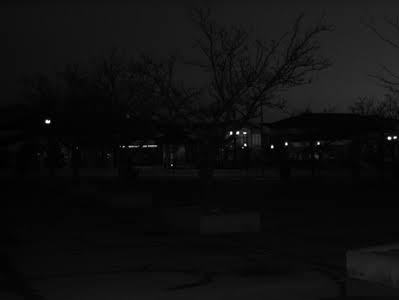
//> input picture datos/Imagen1.jpeg, 399 x 300 px, given in place of the camera
$ ./ProyectoVision   (built with g++ and OpenCV 4)
//> lines starting //> are read from the running program, lines starting //| are printed output that depends on the picture
// ============================================================================
//  ProyectoVision.cpp  -  Proyecto Integrador de Visión Artificial, PARTE I
//  (UN SOLO ARCHIVO: filtros + demo interactiva + pruebas automáticas)
//
//  Cuatro filtros vistos en clase, cada uno con versión CPU (cv::Mat) y GPU (cv::UMat):
//    1. Gaussiano            (convolución, pasa-bajos)            -> Ejemplos 6, 7, 8, 9
//    2. Sobel                (convolución, gradiente / bordes)    -> Ejemplos 6, 7, 8
//    3. Ecualización / CLAHE (histograma, canal L de CIELab)      -> Ejemplos 3, 4, 5
//    4. Morfológicos         (erosión, dilatación, apertura...)   -> Ejemplo 7
//  (El 5.º filtro, el artístico propio, se agregará combinando estos.)
//
//  COMPILAR (Linux / macOS con pkg-config):
//      g++ -O2 -std=c++17 ProyectoVision.cpp -o vision.bin $(pkg-config --cflags --libs opencv4)
//  o con CMake:  mkdir build && cd build && cmake .. && make
//
//  USO:
//      ./vision.bin                 demo con la cámara 0
//      ./vision.bin 1               demo con la cámara 1
//      ./vision.bin foto.jpg        demo con una imagen fija
//      ./vision.bin video.mp4       demo con un archivo de vídeo
//      ./vision.bin --pruebas [img] pruebas automáticas (sin ventanas)
//  Teclas en la demo:  g = alternar CPU (Mat) / GPU (UMat+OpenCL),  ESC = salir
//
//  Explicación matemática de cada filtro: docs/Explicacion_Filtros.md
//  Código generado con asistencia de IA (Claude) y adaptado; estructura de ventana y
//  parámetros basados en los ejemplos de código de las Unidades 1 y 2 del curso.
// ============================================================================
#include <algorithm>
#include <chrono>
#include <cmath>
#include <iomanip>
#include <iostream>
#include <sstream>
#include <string>
#include <vector>

#include <opencv2/core.hpp>
#include <opencv2/core/ocl.hpp>
#include <opencv2/highgui.hpp>
#include <opencv2/imgcodecs.hpp>
#include <opencv2/imgproc.hpp>
#include <opencv2/videoio.hpp>

using namespace std;
using namespace cv;

// ############################################################################
//  PARTE A - FILTROS  (misma lógica para cv::Mat y cv::UMat mediante plantillas)
//  template<class M>: M = cv::Mat -> CPU;  M = cv::UMat -> T-API (OpenCL si está activo)
//  Esta parte no usa ventanas: se puede copiar tal cual al código nativo de Android.
// ############################################################################
namespace filtros {

// --------------------------- Parámetros de cada filtro ----------------------

struct ParamsGaussiano {
    int    ksize = 5;     // lado (impar) del kernel cuadrado ksize x ksize
    double sigma = 0.0;   // desviación estándar; si es <= 0 se deriva de ksize
};

struct ParamsSobel {
    int    ksize    = 3;    // 3, 5, 7, ... (impar >= 3): tamaño del kernel de derivada
    double ganancia = 2.0;  // factor de visualización de la magnitud del gradiente
};

enum class ModoEcualizacion { GLOBAL, CLAHE };

struct ParamsEcualizacion {
    ModoEcualizacion modo      = ModoEcualizacion::CLAHE;
    double           clipLimit = 2.0;  // CLAHE: límite de recorte del histograma por bloque
    int              tiles     = 8;    // CLAHE: rejilla tiles x tiles
};

enum class OpMorfologica { EROSION, DILATACION, APERTURA, CIERRE, GRADIENTE, TOPHAT, BLACKHAT };

struct ParamsMorfologia {
    OpMorfologica op          = OpMorfologica::GRADIENTE;
    int           ksize       = 3;                 // lado (impar) del elemento estructurante
    int           forma       = cv::MORPH_ELLIPSE; // MORPH_RECT, MORPH_CROSS o MORPH_ELLIPSE
    int           iteraciones = 1;
};

// --------------------------- Utilidades de kernels (CPU) --------------------
// Son públicas para poder imprimirlas / graficarlas en el informe y justificarlas.

// Fuerza un tamaño de kernel impar y >= minimo (un kernel de convolución necesita centro).
int forzarImpar(int k, int minimo = 1);

// Sigma por defecto cuando el usuario no lo da (misma regla que documenta OpenCV).
double sigmaPorDefecto(int ksize);

// Kernel Gaussiano 2D normalizado (suma = 1), CV_32F, tamaño ksize x ksize.
cv::Mat kernelGaussiano(int ksize, double sigma);

// Kernels 2D de Sobel (derivada en x e y) normalizados, CV_32F, ksize x ksize.
void kernelsSobel(int ksize, cv::Mat& kGx, cv::Mat& kGy);

const char* nombreOperacion(OpMorfologica op);

// --------------------------- Filtros (M = cv::Mat o cv::UMat) ---------------
// Entrada: CV_8UC1 o CV_8UC3 (BGR). `dst` se reserva automáticamente.
// No usar src y dst como la misma matriz.

// 1) Suavizado Gaussiano: dst = src (*) G   (convolución con filter2D).  Salida: igual que src.
template <class M> void gaussiano(const M& src, M& dst, const ParamsGaussiano& p);

// 2) Bordes de Sobel: dst = ganancia * sqrt(Gx^2 + Gy^2).  Salida: CV_8UC1.
template <class M> void sobel(const M& src, M& dst, const ParamsSobel& p);

// 3) Ecualización de histograma (global o CLAHE) sobre la luminancia L de CIELab.
//    Si src es de 1 canal se aplica directamente.  Salida: igual que src.
template <class M> void ecualizacion(const M& src, M& dst, const ParamsEcualizacion& p);

// 4) Operación morfológica con elemento estructurante ksize x ksize.  Salida: igual que src.
template <class M> void morfologia(const M& src, M& dst, const ParamsMorfologia& p);

}  // namespace filtros

namespace filtros {


// ============================================================================
//  Utilidades de kernels
// ============================================================================

int forzarImpar(int k, int minimo) {
    k = std::max(k, minimo);
    return (k % 2 == 0) ? k + 1 : k;  // par -> siguiente impar (el kernel necesita un píxel central)
}

double sigmaPorDefecto(int ksize) {
    // Regla documentada por OpenCV (cv::getGaussianKernel): el "ancho útil" de la campana
    // crece con el tamaño del kernel para que los bordes del kernel valgan ~0.
    return 0.3 * ((ksize - 1) * 0.5 - 1.0) + 0.8;
}

// G(x,y) = exp( -(x^2 + y^2) / (2 sigma^2) ),   x,y en [-r, r],  r = ksize/2
// Se normaliza dividiendo por la suma de todos los coeficientes, de modo que
// sum(G) = 1: el filtro NO cambia el brillo medio de la imagen.
// (La constante 1/(2*pi*sigma^2) de la gaussiana continua se cancela al normalizar.)
cv::Mat kernelGaussiano(int ksize, double sigma) {
    ksize = forzarImpar(ksize);
    if (sigma <= 0.0) sigma = sigmaPorDefecto(ksize);

    const int r = ksize / 2;
    const double dosSigma2 = 2.0 * sigma * sigma;

    cv::Mat k(ksize, ksize, CV_32F);
    double suma = 0.0;
    for (int y = -r; y <= r; ++y) {
        for (int x = -r; x <= r; ++x) {
            const double v = std::exp(-(x * x + y * y) / dosSigma2);
            k.at<float>(y + r, x + r) = static_cast<float>(v);
            suma += v;
        }
    }
    k /= suma;
    return k;
}

// Sobel = derivada (en un eje) x suavizado binomial (en el otro eje).
//   Sobel 3x3 en x:   1/8 * [1 2 1]^T * [-1 0 1]
// getDerivKernels entrega las dos partes 1D; el kernel 2D es su producto exterior
// (columna * fila).  Con normalize=true el resultado es la derivada "real"
// (niveles de gris por píxel), independiente del tamaño del kernel.
void kernelsSobel(int ksize, cv::Mat& kGx, cv::Mat& kGy) {
    ksize = std::min(forzarImpar(ksize, 3), 31);  // getDerivKernels admite hasta 31

    cv::Mat kx, ky;                                     // vectores columna ksize x 1
    cv::getDerivKernels(kx, ky, 1, 0, ksize, true, CV_32F);
    kGx = ky * kx.t();                                  // suavizado vertical x derivada horizontal

    cv::getDerivKernels(kx, ky, 0, 1, ksize, true, CV_32F);
    kGy = ky * kx.t();                                  // derivada vertical x suavizado horizontal
}

const char* nombreOperacion(OpMorfologica op) {
    switch (op) {
        case OpMorfologica::EROSION:   return "Erosion";
        case OpMorfologica::DILATACION:return "Dilatacion";
        case OpMorfologica::APERTURA:  return "Apertura";
        case OpMorfologica::CIERRE:    return "Cierre";
        case OpMorfologica::GRADIENTE: return "Gradiente morf.";
        case OpMorfologica::TOPHAT:    return "Top-hat";
        case OpMorfologica::BLACKHAT:  return "Black-hat";
    }
    return "?";
}

// ============================================================================
//  1) Gaussiano
// ============================================================================
template <class M>
void gaussiano(const M& src, M& dst, const ParamsGaussiano& p) {
    CV_Assert(src.depth() == CV_8U && (src.channels() == 1 || src.channels() == 3));

    const cv::Mat kernel = kernelGaussiano(p.ksize, p.sigma);

    // filter2D calcula  dst(x,y) = sum_{i,j} K(i,j) * src(x+i, y+j)  para cada canal.
    // Con BORDER_REFLECT_101 los píxeles fuera de la imagen se reflejan (sin borde negro).
    cv::filter2D(src, dst, -1, kernel, cv::Point(-1, -1), 0.0, cv::BORDER_REFLECT_101);
}

// ============================================================================
//  2) Sobel
// ============================================================================
template <class M>
void sobel(const M& src, M& dst, const ParamsSobel& p) {
    CV_Assert(src.depth() == CV_8U && (src.channels() == 1 || src.channels() == 3));

    // El gradiente se calcula sobre la intensidad (escala de grises).
    M gris;
    if (src.channels() == 3) cv::cvtColor(src, gris, cv::COLOR_BGR2GRAY);
    else                     gris = src;

    cv::Mat kGx, kGy;
    kernelsSobel(p.ksize, kGx, kGy);

    // CV_32F para no perder el signo del gradiente (con 8U los negativos se saturarían a 0).
    M gx, gy, magnitud;
    cv::filter2D(gris, gx, CV_32F, kGx, cv::Point(-1, -1), 0.0, cv::BORDER_REFLECT_101);
    cv::filter2D(gris, gy, CV_32F, kGy, cv::Point(-1, -1), 0.0, cv::BORDER_REFLECT_101);

    // |grad I| = sqrt(Gx^2 + Gy^2): magnitud del gradiente (fuerza del borde).
    cv::magnitude(gx, gy, magnitud);

    // Escala a 8 bits con saturación:  dst = saturate_cast<uchar>(ganancia * magnitud)
    magnitud.convertTo(dst, CV_8U, p.ganancia);
}

// ============================================================================
//  3) Ecualización de histograma (global o CLAHE) en el canal L de CIELab
// ============================================================================
template <class M>
void ecualizacion(const M& src, M& dst, const ParamsEcualizacion& p) {
    CV_Assert(src.depth() == CV_8U && (src.channels() == 1 || src.channels() == 3));

    // Objeto CLAHE reutilizable (crearlo en cada frame sería un desperdicio).
    static cv::Ptr<cv::CLAHE> clahe = cv::createCLAHE();

    auto ecualizarCanal = [&](const M& entrada, M& salida) {
        if (p.modo == ModoEcualizacion::GLOBAL) {
            cv::equalizeHist(entrada, salida);
        } else {
            const int t = std::max(1, p.tiles);
            clahe->setClipLimit(std::max(0.0, p.clipLimit));
            clahe->setTilesGridSize(cv::Size(t, t));
            clahe->apply(entrada, salida);
        }
    };

    if (src.channels() == 1) {
        ecualizarCanal(src, dst);
        return;
    }

    // Color: se ecualiza SOLO la luminancia. Si se ecualizara cada canal B,G,R por separado
    // cambiarían las proporciones entre canales y los colores se distorsionarían.
    M lab;
    cv::cvtColor(src, lab, cv::COLOR_BGR2Lab);

    std::vector<M> canales;
    cv::split(lab, canales);          // canales[0] = L, [1] = a, [2] = b

    M lEcualizada;
    ecualizarCanal(canales[0], lEcualizada);
    canales[0] = lEcualizada;

    cv::merge(canales, lab);
    cv::cvtColor(lab, dst, cv::COLOR_Lab2BGR);
}

// ============================================================================
//  4) Morfología
// ============================================================================
template <class M>
void morfologia(const M& src, M& dst, const ParamsMorfologia& p) {
    CV_Assert(src.depth() == CV_8U && (src.channels() == 1 || src.channels() == 3));

    int tipo = cv::MORPH_GRADIENT;
    switch (p.op) {
        case OpMorfologica::EROSION:    tipo = cv::MORPH_ERODE;    break;
        case OpMorfologica::DILATACION: tipo = cv::MORPH_DILATE;   break;
        case OpMorfologica::APERTURA:   tipo = cv::MORPH_OPEN;     break;
        case OpMorfologica::CIERRE:     tipo = cv::MORPH_CLOSE;    break;
        case OpMorfologica::GRADIENTE:  tipo = cv::MORPH_GRADIENT; break;
        case OpMorfologica::TOPHAT:     tipo = cv::MORPH_TOPHAT;   break;
        case OpMorfologica::BLACKHAT:   tipo = cv::MORPH_BLACKHAT; break;
    }

    const int k = forzarImpar(p.ksize);
    const cv::Mat elemento = cv::getStructuringElement(p.forma, cv::Size(k, k));

    // En imágenes de color la operación se aplica independientemente a cada canal.
    cv::morphologyEx(src, dst, tipo, elemento, cv::Point(-1, -1), std::max(1, p.iteraciones));
}

}  // namespace filtros

// ############################################################################
//  PARTE B - PRUEBAS AUTOMÁTICAS  (./vision.bin --pruebas)
//  A) matemática de kernels  B) propiedades  C) Mat vs UMat  D) tiempos
// ############################################################################
using namespace filtros;

static int fallos = 0;

// [21 lines left out: functions check, maxDiff, descargar, not called in this run]

// Mediana de `n` ejecuciones (ms) tras unas ejecuciones de calentamiento
// (la primera llamada OpenCL compila los kernels y distorsiona la medida).
template <class F>
// [212 lines left out: functions medianaMs, ejecutarPruebas, not called in this run]

// ############################################################################
//  PARTE C - DEMO INTERACTIVA (ventana con trackbars, cámara / imagen / vídeo)
// ############################################################################

static const string VENTANA = "Parte I - 4 filtros (g: CPU/GPU, ESC: salir)";

// Mide en ms lo que tarda `accion`. En GPU las órdenes OpenCL son asíncronas, por eso
// se llama a ocl::finish() antes de parar el reloj (si no, mediríamos solo el "encolado").
template <class F>
static double medirMs(F&& accion, bool gpu) {
    auto t0 = chrono::high_resolution_clock::now();
    accion();
    if (gpu) ocl::finish();
    auto t1 = chrono::high_resolution_clock::now();
    return chrono::duration<double, milli>(t1 - t0).count();
}

static void pegar(Mat& lienzo, const Mat& vista, int col, int fila) {
    Mat tmp = vista;
    if (tmp.channels() == 1) cvtColor(vista, tmp, COLOR_GRAY2BGR);
    tmp.copyTo(lienzo(Rect(col * vista.cols, fila * vista.rows, vista.cols, vista.rows)));
}

static void rotular(Mat& vista, const string& texto) {
    // Sombra negra + texto blanco: legible sobre cualquier fondo.
    putText(vista, texto, Point(8, 22), FONT_HERSHEY_SIMPLEX, 0.55, Scalar(0, 0, 0), 3, LINE_AA);
    putText(vista, texto, Point(8, 22), FONT_HERSHEY_SIMPLEX, 0.55, Scalar(255, 255, 255), 1, LINE_AA);
}

static int pos(const string& nombre) { return getTrackbarPos(nombre, VENTANA); }

static int ejecutarDemo(int argc, char* argv[]) {
//> called with argc = 1
    // ---- Fuente de imagen: imagen fija, vídeo o cámara --------------------------------
    Mat imagenFija;
    VideoCapture video;
    if (argc > 1) {
        const string arg = argv[1];
        imagenFija = imread(arg, IMREAD_COLOR);
        if (imagenFija.empty()) {
            const bool esNumero = all_of(arg.begin(), arg.end(), ::isdigit);
            if (esNumero) video.open(stoi(arg)); else video.open(arg);
        }
    } else {
        video.open(0);
    }
    if (imagenFija.empty() && !video.isOpened()) {
        cerr << "No se pudo abrir la fuente de imagen." << endl;
        return 1;
    }

    // haveOpenCL() solo dice que existe la biblioteca; useOpenCL() es true únicamente si OpenCV
    // logró crear un contexto con un dispositivo utilizable. Probamos activándolo.
    ocl::setUseOpenCL(true);
    const bool hayOpenCL = ocl::useOpenCL();
    bool usarGPU = false;                 // arrancamos en CPU; 'g' alterna
    ocl::setUseOpenCL(false);

    // ---- Ventana y controles (trackbars) ------------------------------------------------
    namedWindow(VENTANA, WINDOW_AUTOSIZE);
    auto crear = [&](const string& n, int max, int ini) {
        createTrackbar(n, VENTANA, nullptr, max, nullptr, nullptr);
        setTrackbarPos(n, VENTANA, ini);
    };
    crear("Gauss kernel", 61, 5);
    crear("Gauss sigma x10", 200, 0);      // 0 -> sigma automático
    crear("Sobel kernel", 31, 3);
    crear("Sobel ganancia x10", 100, 20);
    crear("Ecual 0=Global 1=CLAHE", 1, 1);
    crear("CLAHE clip x10", 100, 20);
    crear("CLAHE tiles", 16, 8);
    crear("Morf op 0-6", 6, 4);            // 0 ero,1 dil,2 apert,3 cierre,4 grad,5 tophat,6 blackhat
    crear("Morf kernel", 61, 3);
    crear("Morf forma 0=R 1=X 2=E", 2, 2);

    Mat lienzo;
    double fps = 0.0;

    while (3 == 3) {
        auto tFrame0 = chrono::high_resolution_clock::now();

        // ---- Captura y normalización de tamaño (ancho fijo -> lienzo de tamaño constante) -------
        Mat frame;
        if (!imagenFija.empty()) frame = imagenFija.clone();
        else { video >> frame; if (frame.empty()) break; }
//> in ejecutarDemo, frame is the input picture: 300 rows x 399 cols, CV_8UC3; min 0, max 255, mean 14.9
        const double escala = 480.0 / frame.cols;
        resize(frame, frame, Size(), escala, escala, INTER_AREA);
//> frame: 361 rows x 480 cols, CV_8UC3
        if (imagenFija.empty()) flip(frame, frame, 1);   // efecto espejo solo con cámara/vídeo
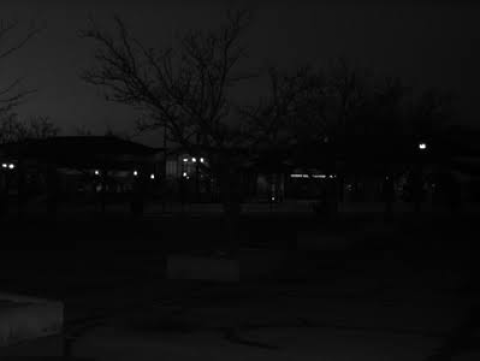
//> frame: 361 rows x 480 cols, CV_8UC3; min 0, max 255, mean 14.8

        // ---- Lectura de parámetros -----------------------------------------------------
        ParamsGaussiano pg;  pg.ksize = pos("Gauss kernel");  pg.sigma = pos("Gauss sigma x10") / 10.0;
        ParamsSobel     ps;  ps.ksize = pos("Sobel kernel");  ps.ganancia = pos("Sobel ganancia x10") / 10.0;
        ParamsEcualizacion pe;
        pe.modo = pos("Ecual 0=Global 1=CLAHE") ? ModoEcualizacion::CLAHE : ModoEcualizacion::GLOBAL;
        pe.clipLimit = pos("CLAHE clip x10") / 10.0;
        pe.tiles = pos("CLAHE tiles");
        ParamsMorfologia pm;
        pm.op = static_cast<OpMorfologica>(pos("Morf op 0-6"));
        pm.ksize = pos("Morf kernel");
        const int formas[3] = {MORPH_RECT, MORPH_CROSS, MORPH_ELLIPSE};
        pm.forma = formas[min(2, pos("Morf forma 0=R 1=X 2=E"))];

        // ---- Aplicación de los 4 filtros en el pipeline elegido -------------------------------
        Mat sG, sS, sE, sM;
        double tG, tS, tE, tM, tSubida = 0.0, tBajada = 0.0;

        if (usarGPU) {
            // Pipeline GPU (T-API): subir el frame a UMat, filtrar, bajar resultados para mostrarlos.
            UMat uFrame, uG, uS, uE, uM;
            tSubida = medirMs([&] { frame.copyTo(uFrame); }, true);
            tG = medirMs([&] { gaussiano(uFrame, uG, pg); }, true);
            tS = medirMs([&] { sobel(uFrame, uS, ps); }, true);
            tE = medirMs([&] { ecualizacion(uFrame, uE, pe); }, true);
            tM = medirMs([&] { morfologia(uFrame, uM, pm); }, true);
            tBajada = medirMs([&] { uG.copyTo(sG); uS.copyTo(sS); uE.copyTo(sE); uM.copyTo(sM); }, true);
        } else {
            // Pipeline CPU: matrices tradicionales cv::Mat.
            tG = medirMs([&] { gaussiano(frame, sG, pg); }, false);
//> in gaussiano, `const cv::Mat kernel = kernelGaussiano(p.ksize, p.sigma);`: p.ksize = 5; kernel = [[0.00501, 0.0173, 0.0262, 0.0173, 0.00501], [0.0173, 0.0598, 0.0903, 0.0598, 0.0173], [0.0262, 0.0903, 0.137, 0.0903, 0.0262], [0.0173, 0.0598, 0.0903, 0.0598, 0.0173], [0.00501, 0.0173, 0.0262, 0.0173, 0.00501]]
            tS = medirMs([&] { sobel(frame, sS, ps); }, false);
//> in sobel, `kernelsSobel(p.ksize, kGx, kGy);`: p.ksize = 3; kGx = [[-0.125, 0, 0.125], [-0.25, 0, 0.25], [-0.125, 0, 0.125]]; kGy = [[-0.125, -0.25, -0.125], [0, 0, 0], [0.125, 0.25, 0.125]]
//> in sobel, `cv::filter2D(gris, gx, CV_32F, kGx, cv::Point(-1, -1), 0.0, cv::BORDER..`:
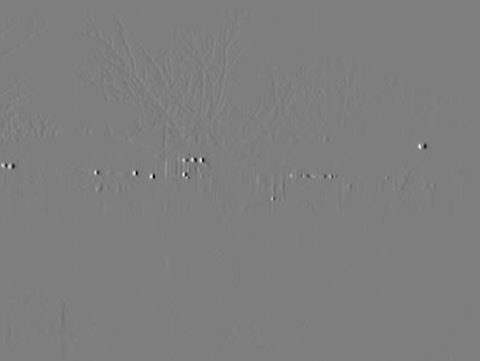
//> gx: 361 rows x 480 cols, CV_32FC1; min -98.12, max 99, mean 0; drawn with min black and max white
//> in sobel, `cv::magnitude(gx, gy, magnitud);`:
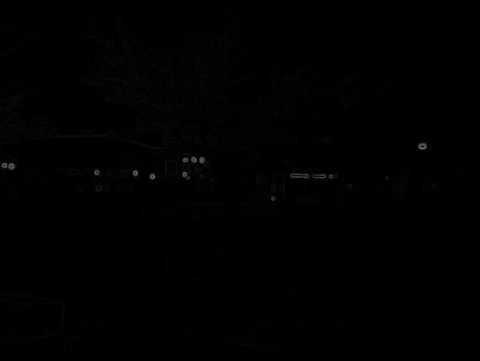
//> magnitud: 361 rows x 480 cols, CV_32FC1; min 0, max 108.8, mean 1.1
            tE = medirMs([&] { ecualizacion(frame, sE, pe); }, false);
//> in ecualizacion, `ecualizarCanal(canales[0], lEcualizada);`:
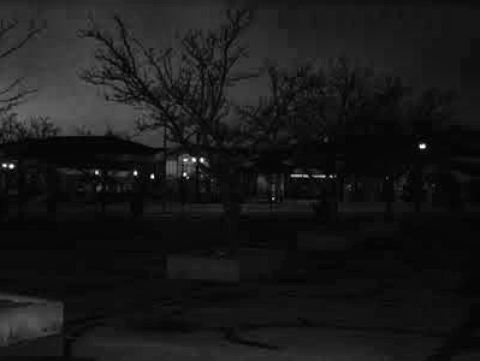
//> lEcualizada: 361 rows x 480 cols, CV_8UC1; min 1, max 255, mean 25
            tM = medirMs([&] { morfologia(frame, sM, pm); }, false);
//> in morfologia, `const int k = forzarImpar(p.ksize);`: k = 3
//> in morfologia, `const cv::Mat elemento = cv::getStructuringElement(p.forma, cv::Size(k..`: elemento = [[0, 1, 0], [1, 1, 1], [0, 1, 0]]
        }

        // ---- Composición del lienzo 3x2 ----------------------------------------------------
        if (lienzo.empty() || lienzo.cols != frame.cols * 3 || lienzo.rows != frame.rows * 2)
            lienzo = Mat::zeros(Size(frame.cols * 3, frame.rows * 2), CV_8UC3);

        auto f2 = [](double v) { ostringstream s; s << fixed << setprecision(2) << v; return s.str(); };

        Mat vOrig = frame.clone(); rotular(vOrig, "Original");
//> in rotular, `putText(vista, texto, Point(8, 22), FONT_HERSHEY_SIMPLEX, 0.55, Scalar..`:
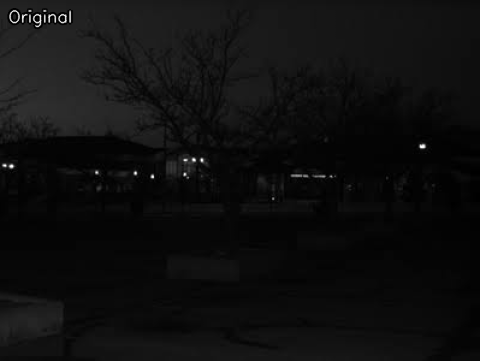
//> vista: 361 rows x 480 cols, CV_8UC3; min 0, max 255, mean 14.9
        Mat vG = sG.clone(); if (vG.channels() == 1) cvtColor(vG, vG, COLOR_GRAY2BGR);
        rotular(vG, "Gaussiano " + to_string(forzarImpar(pg.ksize)) + "x" + to_string(forzarImpar(pg.ksize)) + "  " + f2(tG) + " ms");
//> (the rest of the program and of its run is left out)
